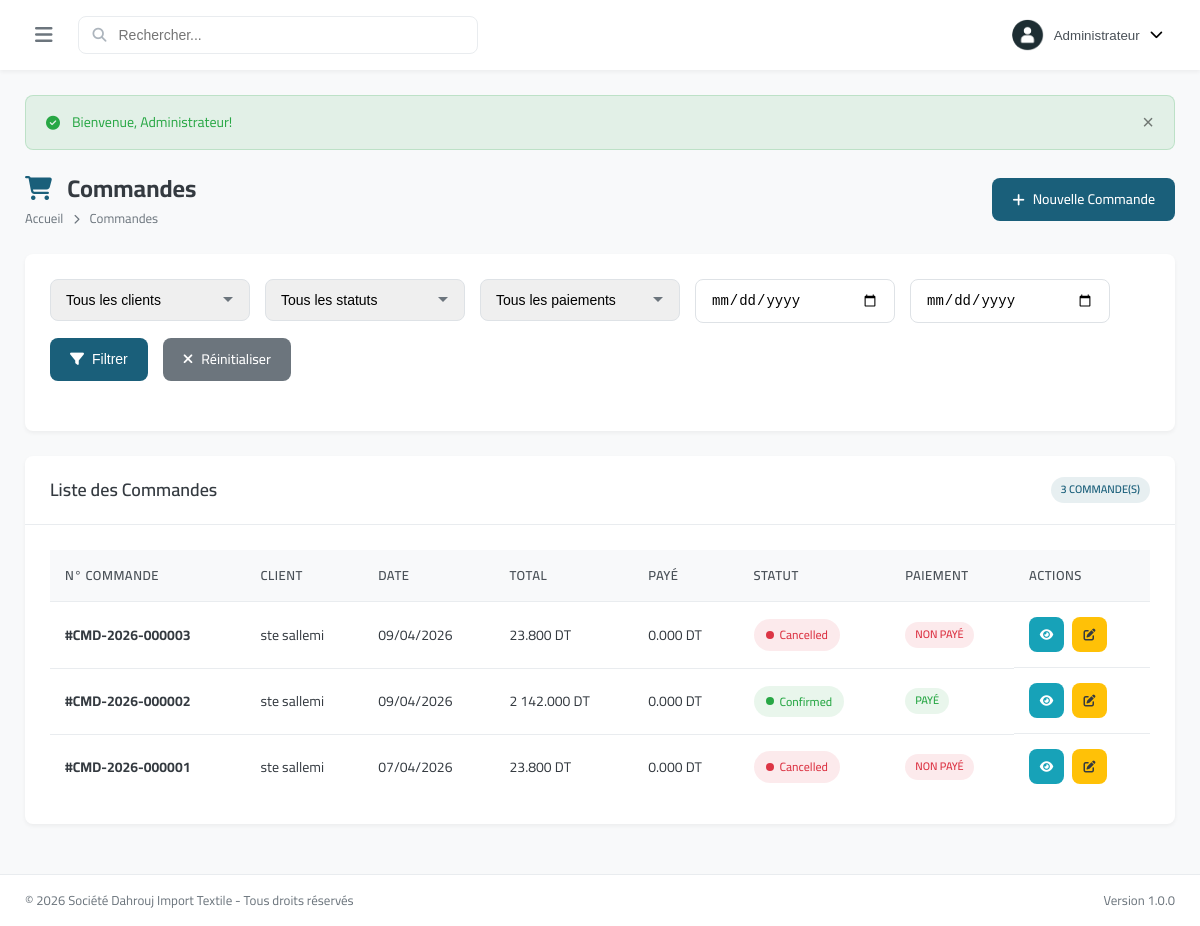
The page /modules/orders/index.php (signed in) on the database its author committed.
### tables this page shows
CREATE TABLE `orders` (
  `id` int(11) NOT NULL,
  `order_number` varchar(50) NOT NULL,
  `customer_id` int(11) DEFAULT NULL,
  `user_id` int(11) DEFAULT NULL,
  `order_date` date DEFAULT curdate(),
  `delivery_date` date DEFAULT NULL,
  `subtotal` decimal(15,3) DEFAULT 0.000,
  `discount` decimal(15,3) DEFAULT 0.000,
  `tax_rate` decimal(5,2) DEFAULT 19.00,
  `tax_amount` decimal(15,3) DEFAULT 0.000,
  `total` decimal(15,3) DEFAULT 0.000,
  `paid_amount` decimal(15,3) DEFAULT 0.000,
  `status` enum('pending','confirmed','processing','shipped','delivered','cancelled') DEFAULT 'pending',
  `payment_status` enum('unpaid','partial','paid') DEFAULT 'unpaid',
  `payment_method` enum('cash','check','transfer','credit') DEFAULT 'cash',
  `notes` text DEFAULT NULL,
  `created_at` datetime DEFAULT current_timestamp(),
  `updated_at` datetime DEFAULT current_timestamp() ON UPDATE current_timestamp()
);

CREATE TABLE `customers` (
  `id` int(11) NOT NULL,
  `code` varchar(50) NOT NULL,
  `company_name` varchar(200) DEFAULT NULL,
  `contact_name` varchar(100) DEFAULT NULL,
  `email` varchar(100) DEFAULT NULL,
  `phone` varchar(20) DEFAULT NULL,
  `phone2` varchar(20) DEFAULT NULL,
  `address` text DEFAULT NULL,
  `city` varchar(50) DEFAULT NULL,
  `country` varchar(50) DEFAULT 'Tunisia',
  `tax_number` varchar(50) DEFAULT NULL,
  `registration_number` varchar(50) DEFAULT NULL,
  `credit_limit` decimal(15,3) DEFAULT 0.000,
  `balance` decimal(15,3) DEFAULT 0.000,
  `status` enum('active','inactive') DEFAULT 'active',
  `notes` text DEFAULT NULL,
  `created_at` datetime DEFAULT current_timestamp(),
  `updated_at` datetime DEFAULT current_timestamp() ON UPDATE current_timestamp()
);

### includes/config.php (called while the page is built, shortened)
<?php
function formatMoney($amount) {
    return number_format($amount, 3, '.', ' ') . ' ' . APP_CURRENCY_SYMBOL;
}
function formatDate($date) {
    return date('d/m/Y', strtotime($date));
}
?>

### modules/orders/index.php (the view, shortened to what this page needs)
<?php
require_once '../../includes/config.php';
$db = getDB();
$dateFrom = $_GET['date_from'] ?? '';
$dateTo = $_GET['date_to'] ?? '';
$sql = "SELECT o.*, c.company_name, c.contact_name, c.phone
    FROM orders o
    LEFT JOIN customers c ON o.customer_id = c.id
    WHERE 1=1";
$params = [];
$sql .= " ORDER BY o.created_at DESC";
$stmt = $db->prepare($sql);
$stmt->execute($params);
$orders = $stmt->fetchAll();
require_once '../../includes/header.php';
?>
<div class="page-header">
    <div>
        <h1 class="page-title"><i class="fas fa-shopping-cart"></i> Commandes</h1>
        <nav class="breadcrumb">
            <a href="../../index.php">Accueil</a>
            <i class="fas fa-chevron-right"></i>
            <span>Commandes</span>
        </nav>
    </div>
    <a href="create.php" class="btn btn-primary">
        <i class="fas fa-plus"></i> Nouvelle Commande
    </a>
</div>
<div class="card">
    <div class="card-body">
        <form method="GET" action="" class="filter-bar">
            <div class="form-group" style="margin-bottom: 0;">
                <select name="customer" class="form-control">
                    <option value="">Tous les clients</option>
                </select>
            </div>
            <div class="form-group" style="margin-bottom: 0;">
                <select name="status" class="form-control">
                    <option value="">Tous les statuts</option>
                </select>
            </div>
            <div class="form-group" style="margin-bottom: 0;">
                <select name="payment" class="form-control">
                    <option value="">Tous les paiements</option>
                </select>
            </div>
            <div class="form-group" style="margin-bottom: 0;">
                <input type="date" name="date_from" class="form-control" placeholder="Du" value="<?php echo $dateFrom; ?>">
            </div>
            <div class="form-group" style="margin-bottom: 0;">
                <input type="date" name="date_to" class="form-control" placeholder="Au" value="<?php echo $dateTo; ?>">
            </div>
            <button type="submit" class="btn btn-primary">
                <i class="fas fa-filter"></i> Filtrer
            </button>
            <a href="index.php" class="btn btn-secondary">
                <i class="fas fa-times"></i> Réinitialiser
            </a>
        </form>
    </div>
</div>
<div class="card">
    <div class="card-header">
        <h3 class="card-title">Liste des Commandes</h3>
        <span class="badge badge-primary"><?php echo count($orders); ?> commande(s)</span>
    </div>
    <div class="card-body">
        <?php if (count($orders) > 0): ?>
        <div class="table-responsive">
            <table class="data-table" id="ordersTable">
                <thead>
                    <tr>
                        <th>N° Commande</th>
                        <th>Client</th>
                        <th>Date</th>
                        <th>Total</th>
                        <th>Payé</th>
                        <th>Statut</th>
                        <th>Paiement</th>
                        <th>Actions</th>
                    </tr>
                </thead>
                <tbody>
                    <?php foreach ($orders as $order): ?>
                    <tr>
                        <td><strong>#<?php echo $order['order_number']; ?></strong></td>
                        <td><?php echo $order['company_name'] ?: $order['contact_name']; ?></td>
                        <td><?php echo formatDate($order['order_date']); ?></td>
                        <td><?php echo formatMoney($order['total']); ?></td>
                        <td><?php echo formatMoney($order['paid_amount']); ?></td>
                        <td><span class="status status-<?php echo $order['status']; ?>"><?php echo ucfirst($order['status']); ?></span></td>
                        <td><span class="badge badge-<?php echo $order['payment_status'] === 'paid' ? 'success' : ($order['payment_status'] === 'partial' ? 'warning' : 'danger'); ?>"><?php echo $order['payment_status'] === 'paid' ? 'Payé' : ($order['payment_status'] === 'partial' ? 'Partiel' : 'Non payé'); ?></span></td>
                        <td class="actions">
                            <a href="view.php?id=<?php echo $order['id']; ?>" class="btn btn-sm btn-info btn-icon" data-tooltip="Voir">
                                <i class="fas fa-eye"></i>
                            </a>
                            <a href="edit.php?id=<?php echo $order['id']; ?>" class="btn btn-sm btn-warning btn-icon" data-tooltip="Modifier">
                                <i class="fas fa-edit"></i>
                            </a>
                        </td>
                    </tr>
                    <?php endforeach; ?>
                </tbody>
            </table>
        </div>
        <?php endif; ?>
    </div>
</div>
<?php require_once '../../includes/footer.php'; ?>

### rows shown on the page
orders: order_number "CMD-2026-000003", customer.company_name "ste sallemi", order_date "09/04/2026", total "23.800 DT", paid_amount "0.000 DT", status "Cancelled", payment_status "NON PAYÉ"
orders: order_number "CMD-2026-000002", customer.company_name "ste sallemi", order_date "09/04/2026", total "2 142.000 DT", paid_amount "0.000 DT", status "Confirmed", payment_status "PAYÉ"
orders: order_number "CMD-2026-000001", customer.company_name "ste sallemi", order_date "07/04/2026", total "23.800 DT", paid_amount "0.000 DT", status "Cancelled", payment_status "NON PAYÉ"

### other values the page prints
$_SESSION['user_name'] "Administrateur"
$flash['message'] "Bienvenue, Administrateur!"
count($orders) "3"
APP_NAME "Société Dahrouj Import Textile"
APP_VERSION "1.0.0"
